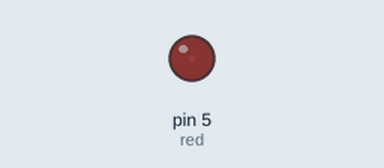
The sketch below on a simulated Arduino Uno, built with avr-gcc and run on an emulated ATmega328P. Parts: output pins drawn as LEDs (lit = HIGH).

Above: at 0.05 s.
At 0.5 s:
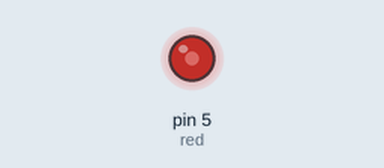
At 0.95 s:
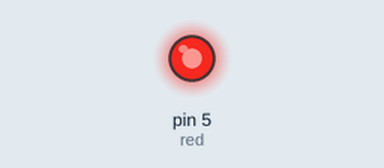
At 1.8 s:
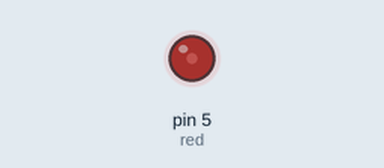
Timing chart, 0 to 4.7 s (numbered marks = the images above):
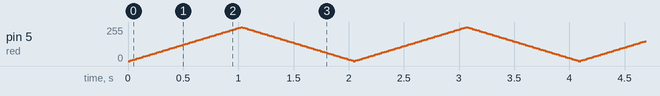

The sketch:

User_Program1_4.ino
```cpp
/*Software 1073 Arduino BoeBots
User Program
Method stubs are pre-made. add your own code to complete the challenge!

Program Task: Fade in and out the led on pin 5 using 2 for loops
Feel free to view the example program within the same folder if you need help!
*/
int red = 5;
int delayTime = 20;
void setup(){
  pinMode(red, OUTPUT);
}

void loop(){
  for(int v = 0; v < 255; v += 5){
   analogWrite(red, v);
   delay(delayTime);
  }
  for(int v = 255; v > 0; v -= 5){
   analogWrite(red, v);
   delay(delayTime);
  }
}
```
